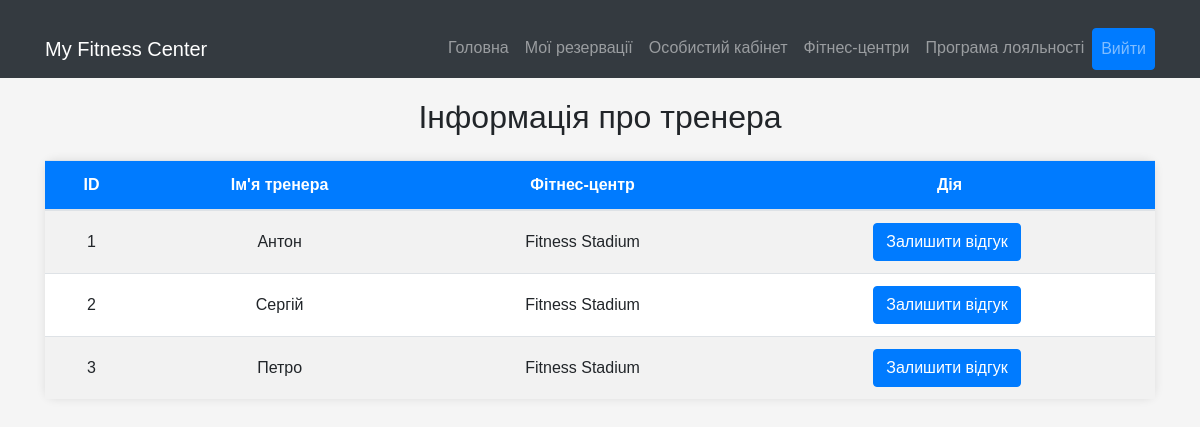
Screenshot of /fitness_center/1/trainer with the database file from the repository.
### project_package/models.py (models this page shows, shortened)
class Trainer(Base):
    __tablename__ = "trainer"
    id = Column(Integer, primary_key=True)
    name = Column(String(50), unique=True, nullable=False)
    gym_id = Column(Integer, ForeignKey('gym.id'))
    gym = relationship('Gym', back_populates='trainer')
    review = relationship('Review', back_populates='trainer')
    trainer_services = relationship('TrainerServices', back_populates='trainer')
    trainer_schedule = relationship('TrainerSchedule', back_populates='trainer')

class Gym(Base):
    __tablename__ = "gym"
    id = Column(Integer, primary_key=True)
    name = Column(String, unique=True, nullable=False)
    address = Column(String(50))
    contacts = Column(String(50))
    services = relationship("Service", back_populates="gym")
    trainer = relationship("Trainer", back_populates="gym")
    review = relationship("Review", back_populates="gym")

### app.py (the view)
@app.route('/fitness_center/<gym_id>/trainer', methods=['GET'])
def get_trainer(gym_id):
    trainers = db_session.query(Trainer).join(Gym, Trainer.gym_id == Gym.id).filter(Gym.id == gym_id).all()
    return render_template('trainers_info.html', trainers=trainers)

### templates/trainers_info.html (shortened to what this page needs)
<!DOCTYPE html>
<html lang="uk">
<head>
    <link href="https://stackpath.bootstrapcdn.com/bootstrap/4.5.2/css/bootstrap.min.css" rel="stylesheet">
</head>
<body>
<nav class="navbar navbar-expand-lg navbar-dark bg-dark">
    <div class="container">
        <a class="navbar-brand" href="/">My Fitness Center</a>
        <div class="collapse navbar-collapse" id="navbarNav">
            <ul class="navbar-nav ml-auto">
                <li class="nav-item">
                    <a class="nav-link" href="/">Головна</a>
                </li>
                <li class="nav-item">
                    <a class="nav-link" href="/user/reservations">Мої резервації</a>
                </li>
                <li class="nav-item">
                    <a class="nav-link" href="/user">Особистий кабінет</a>
                </li>
                <li class="nav-item">
                    <a class="nav-link" href="/fitness_center">Фітнес-центри</a>
                </li>
                <li class="nav-item">
                    <a class="nav-link" href="/">Програма лояльності</a>
                </li>
                <li class="nav-item">
                    <a class="nav-link btn btn-primary btn-logout" href="/logout">Вийти</a>
                </li>
            </ul>
        </div>
    </div>
</nav>
<div class="container">
    <h2 class="text-center mb-4">Інформація про тренера</h2>
    <table class="table table-striped">
        <thead>
        <tr>
            <th>ID</th>
            <th>Ім'я тренера</th>
            <th>Фітнес-центр</th>
            <th>Дія</th>
        </tr>
        </thead>
        <tbody>
        {% for trainer in trainers %}
        <tr>
            <td>{{ trainer.id }}</td>
            <td>{{ trainer.name }}</td>
            <td>{{ trainer.gym.name }}</td>
            <td>
                <a href="/fitness_center/{{ trainer.gym.id }}/trainer/{{ trainer.id }}/rating" class="btn btn-primary btn-review">Залишити відгук</a>
            </td>
        </tr>
        {% endfor %}
        </tbody>
    </table>
</div>
</body>
</html>

### templates/trainers_info.html (style rules this page uses)
body { background-color: #f5f5f5; font-family: Arial, sans-serif; }
.container { margin-top: 20px; }
.table { background-color: #fff; border-radius: 10px; box-shadow: 0px 0px 10px 0px rgba(0,0,0,0.1); }
.table th, .table td { vertical-align: middle; text-align: center; }
.table th { background-color: #007bff; color: #fff; }
.table-striped tbody tr:nth-of-type(odd) { background-color: #f2f2f2; }
.btn-review { margin-right: 5px; }

### rows the page displays
Trainer: id "1", name "Антон", gym.name "Fitness Stadium"
Trainer: id "2", name "Сергій", gym.name "Fitness Stadium"
Trainer: id "3", name "Петро", gym.name "Fitness Stadium"
